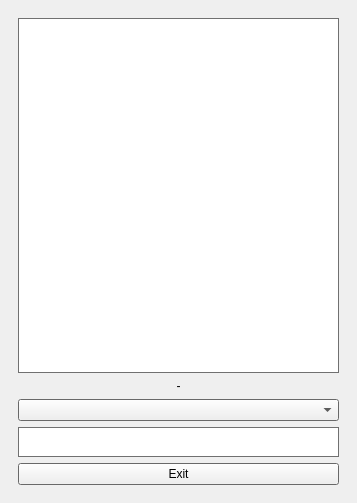
<?xml version="1.0" encoding="UTF-8"?>
<ui version="4.0">
 <class>MainWindow</class>
 <widget class="QMainWindow" name="MainWindow">
  <property name="geometry">
   <rect>
    <x>0</x>
    <y>0</y>
    <width>357</width>
    <height>503</height>
   </rect>
  </property>
  <property name="windowTitle">
   <string>MainWindow</string>
  </property>
  <widget class="QWidget" name="centralwidget">
   <layout class="QGridLayout" name="gridLayout">
    <item row="0" column="0">
     <layout class="QVBoxLayout" name="verticalLayout">
      <item>
       <widget class="QStackedWidget" name="stackedWidget">
        <property name="sizePolicy">
         <sizepolicy hsizetype="Preferred" vsizetype="Preferred">
          <horstretch>1</horstretch>
          <verstretch>0</verstretch>
         </sizepolicy>
        </property>
        <property name="palette">
         <palette>
          <active>
           <colorrole role="Base">
            <brush brushstyle="SolidPattern">
             <color alpha="255">
              <red>255</red>
              <green>255</green>
              <blue>255</blue>
             </color>
            </brush>
           </colorrole>
           <colorrole role="Window">
            <brush brushstyle="SolidPattern">
             <color alpha="255">
              <red>145</red>
              <green>145</green>
              <blue>145</blue>
             </color>
            </brush>
           </colorrole>
          </active>
          <inactive>
           <colorrole role="Base">
            <brush brushstyle="SolidPattern">
             <color alpha="255">
              <red>255</red>
              <green>255</green>
              <blue>255</blue>
             </color>
            </brush>
           </colorrole>
           <colorrole role="Window">
            <brush brushstyle="SolidPattern">
             <color alpha="255">
              <red>145</red>
              <green>145</green>
              <blue>145</blue>
             </color>
            </brush>
           </colorrole>
          </inactive>
          <disabled>
           <colorrole role="Base">
            <brush brushstyle="SolidPattern">
             <color alpha="255">
              <red>145</red>
              <green>145</green>
              <blue>145</blue>
             </color>
            </brush>
           </colorrole>
           <colorrole role="Window">
            <brush brushstyle="SolidPattern">
             <color alpha="255">
              <red>145</red>
              <green>145</green>
              <blue>145</blue>
             </color>
            </brush>
           </colorrole>
          </disabled>
         </palette>
        </property>
        <property name="currentIndex">
         <number>0</number>
        </property>
        <widget class="QWidget" name="viewfinderPage">
         <layout class="QGridLayout" name="gridLayout_5">
          <item row="3" column="0">
           <widget class="QTextBrowser" name="m_textStatus">
            <property name="maximumSize">
             <size>
              <width>16777215</width>
              <height>30</height>
             </size>
            </property>
           </widget>
          </item>
          <item row="4" column="0">
           <widget class="QPushButton" name="pushExit">
            <property name="text">
             <string>Exit</string>
            </property>
           </widget>
          </item>
          <item row="1" column="0">
           <widget class="QLabel" name="textBpm">
            <property name="text">
             <string>-</string>
            </property>
            <property name="alignment">
             <set>Qt::AlignCenter</set>
            </property>
           </widget>
          </item>
          <item row="0" column="0">
           <widget class="QGraphicsView" name="graphicsView"/>
          </item>
          <item row="2" column="0">
           <widget class="QComboBox" name="cameraComboBox"/>
          </item>
         </layout>
        </widget>
        <widget class="QWidget" name="previewPage">
         <layout class="QGridLayout" name="gridLayout_4">
          <item row="0" column="0">
           <widget class="QLabel" name="lastImagePreviewLabel">
            <property name="sizePolicy">
             <sizepolicy hsizetype="Preferred" vsizetype="MinimumExpanding">
              <horstretch>0</horstretch>
              <verstretch>0</verstretch>
             </sizepolicy>
            </property>
            <property name="frameShape">
             <enum>QFrame::Box</enum>
            </property>
            <property name="text">
             <string/>
            </property>
           </widget>
          </item>
         </layout>
        </widget>
       </widget>
      </item>
     </layout>
    </item>
   </layout>
  </widget>
 </widget>
 <resources/>
 <connections/>
</ui>
